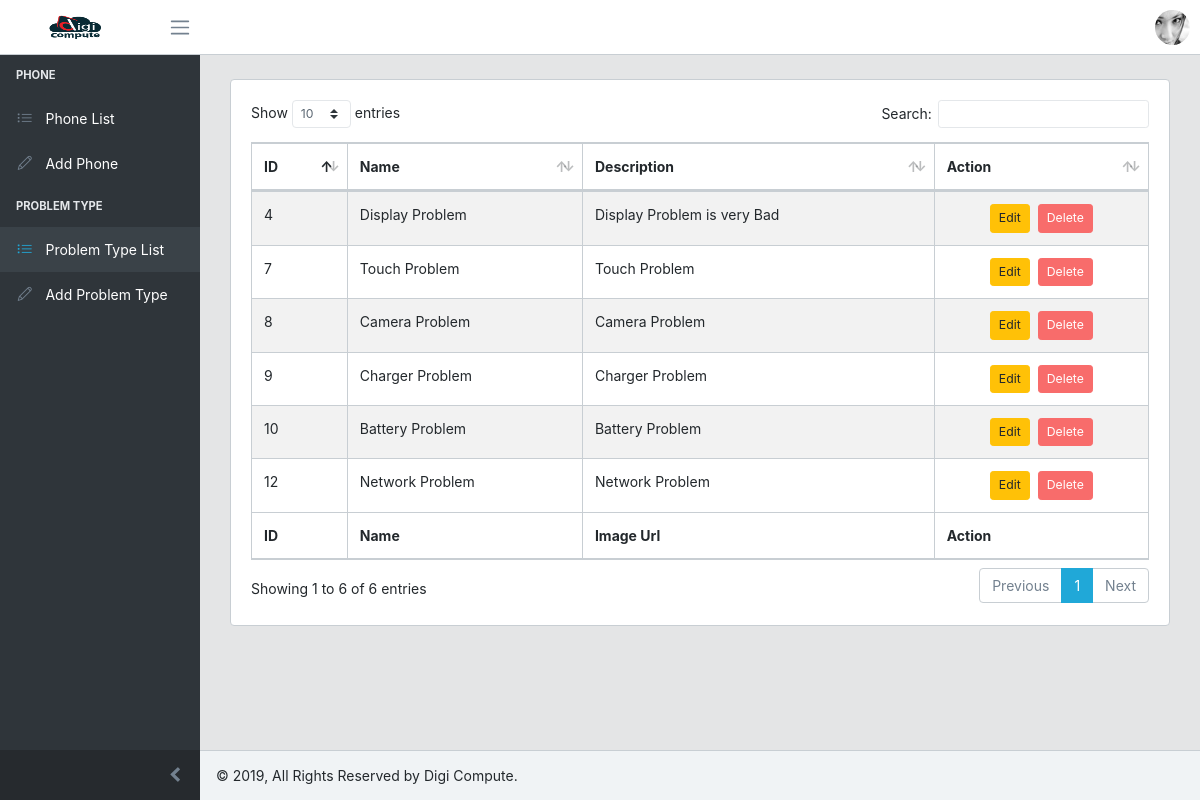
The page /dashboard/problem_types/ (signed in) on the database its author committed.
### repair/models.py (models this page shows, shortened)
class ProblemType(models.Model):
    name = models.CharField(max_length=50, unique=True)
    description = models.TextField(null=True, blank=True)

### repair/views.py (the view)
# urls.py: path('dashboard/problem_types/', views.DashboardProblemTypeListView.as_view(), name='dashboard_problem_type_list'),
class DashboardProblemTypeListView(ListView):
    model = ProblemType
    template_name = 'repair/dashboard_problem_type_list.html'

### repair/templates/repair/dashboard_problem_type_list.html (shortened to what this page needs)
{% extends 'admin_base.html' %}
{% load static %}
{% block content %}
    <div class="card mt-4">
        <div class="card-body">
            <table id="example" class="table table-striped table-bordered" style="width:100%">
        <thead>
            <tr>
                <th>ID</th>
                <th>Name</th>
                <th>Description</th>
                <th>Action</th>
            </tr>
        </thead>
        <tbody>
            {% for problem in object_list %}
            <tr>
                <td>{{ problem.id }}</td>
                <td>{{ problem.name }}</td>
                <td>{{ problem.description }}</td>
                <td class="text-center"><form action="{% url 'repair:problem_type_delete' pk=problem.pk %}" method="POST">{% csrf_token %}<a href="{% url 'repair:problem_type_edit' pk=problem.pk %}" class="btn btn-sm btn-warning mr-2">Edit</a><button class="btn btn-sm btn-danger confirm-delete">Delete</button></form></td>
            </tr>
            {% endfor %}
        </tbody>
        <tfoot>
            <tr>
                <th>ID</th>
                <th>Name</th>
                <th>Image Url</th>
                <th>Action</th>
            </tr>
        </tfoot>
    </table>
        </div>
    </div>
{% endblock %}

### rows shown on the page
ProblemType: id "4", name "Display Problem", description "Display Problem is very Bad"
ProblemType: id "7", name "Touch Problem", description "Touch Problem"
ProblemType: id "8", name "Camera Problem", description "Camera Problem"
ProblemType: id "9", name "Charger Problem", description "Charger Problem"
ProblemType: id "10", name "Battery Problem", description "Battery Problem"
ProblemType: id "12", name "Network Problem", description "Network Problem"
